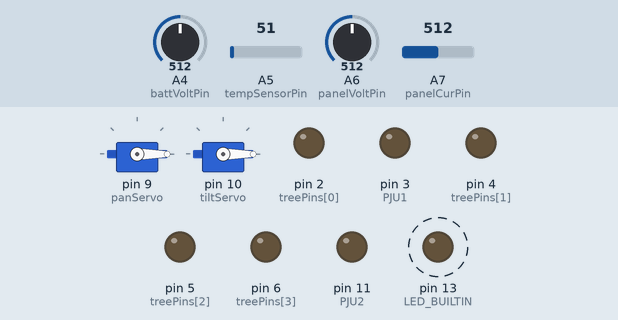
A sketch run on a simulated Arduino Nano, built with avr-gcc and run on an emulated ATmega328P. On the bench: 2 × servo, output pins drawn as LEDs (lit = HIGH). Dashed ring = blinking. The inputs (shaded band) are chosen by the test bench; at power-on: A4 (battVoltPin) = 512, A5 (tempSensorPin) = 51, A6 (panelVoltPin) = 512, A7 (panelCurPin) = 512. Random numbers use the default seed unless the sketch sets one.

Above: at 0.5 s.
Timing chart, 0 to 4.8 s (numbered marks = the images above):
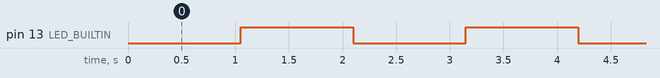

The sketch:

ArduinoNano_V2.1_FixCode_Comms.ino
```cpp
// Define DEBUG to enable debugging; comment it out to disable
//#define DEBUG

#ifdef DEBUG
  #define DEBUG_PRINT(...) Serial.print(__VA_ARGS__)
  #define DEBUG_PRINTLN(...) Serial.println(__VA_ARGS__)
  #define DEBUG_BEGIN(baud) Serial.begin(baud)
#else
  #define DEBUG_PRINT(...)    // Do nothing
  #define DEBUG_PRINTLN(...)  // Do nothing
  #define DEBUG_BEGIN(baud)   // Do nothing
#endif

#include "GlobalVariables.h"
#include "SolarTracker.h"
#include "VoltCurrent.h"
#include "LampControl.h"
#include "SerialDataComms.h"
static unsigned long lastPrintTime = 0;

void setup() {
  DEBUG_BEGIN(9600);
  startSerial();
  ServoSetup();
  inputSetup();
  outputSetup();
}

void loop() {
  if(rx.overrideStatUpdated) updateSolarTracker();
  else trackerManual();

  fadeLED(PJU1, PJU1Stat);
  fadeLED(PJU2, PJU2Stat);
  updateTreeEffect();
  serialDataRead();

  if (millis() - lastPrintTime >= 1000) {
    panelCurrent();
    panelVoltage();
    batteryVoltage();
    readLM35();
    serialWrite();
    if(rx.overrideStat) DEBUG_PRINTLN("AUTO MODE");
    else DEBUG_PRINTLN("MANUAL MODE");
    lastPrintTime = millis();
  }
}
```

GlobalVariables.h
```cpp
struct TelemetryPacket {
  float panelVoltage;
  float panelCurrent;
  float panelPower;
  float batteryPercent;
  float lampPower;
  uint8_t lampDimmer;
  float maxLDR;
  float panelTemperature;
  int16_t panDegreeRead;
  int16_t tiltDegreeRead;

  float batteryVoltage;
  uint8_t chargeStatus;
  uint8_t PJU1State;
  uint8_t PJU2State;
  uint8_t treeState;

  uint8_t eventCode;
} __attribute__((packed));

TelemetryPacket tx;

struct ControlPacket {
  int16_t panManual;
  int16_t tiltManual;

  uint8_t overrideStat = false;
  uint8_t PJU1Control;
  uint8_t PJU2Control;
  uint8_t treeControl;

  uint8_t overrideStatUpdated = false;
} __attribute__((packed));

ControlPacket rx;
```

LampControl.h
```cpp
const byte treePins[] = {2, 4, 5, 6};
const byte ledCount = sizeof(treePins);
unsigned long nextTime[4];
bool ledState[4];
const byte PJU1 = 3;
const byte PJU2 = 11;

uint8_t lampDimmingval = 255;

bool PJU1Stat = false;
bool PJU2Stat = false;

bool treeEffect = false;

void outputSetup() {
  pinMode(PJU1, OUTPUT);
  pinMode(PJU2, OUTPUT);
  pinMode(LED_BUILTIN, OUTPUT);

  for (byte i = 0; i < ledCount; i++) {
    pinMode(treePins[i], OUTPUT);
    digitalWrite(treePins[i], LOW);
    ledState[i] = false;
    nextTime[i] = millis() + random(100, 400);
  }
}

void fadeLED(byte pin, bool turnOn) {

  static int brightness[13] = {0};
  static int fadeDir[13] = {0};            // +1 fade in, -1 fade out, 0 idle
  static unsigned long nextTime[13] = {0};

  unsigned long now = millis();
  if (turnOn) {
    fadeDir[pin] = 1;
  } else {
    fadeDir[pin] = -1;   // fade OUT
  }

  if (now >= nextTime[pin]) {
    brightness[pin] += fadeDir[pin];
    if (brightness[pin] > 255) brightness[pin] = 255;
    if (brightness[pin] < 0)   brightness[pin] = 0;
    analogWrite(pin, brightness[pin]);
    lampDimmingval = brightness[pin];
    nextTime[pin] = now + 10;
  }
}

void updateTreeEffect() {
  if (!treeEffect) {
    for (byte i = 0; i < ledCount; i++) {
      digitalWrite(treePins[i], LOW);
    }
    return;
  }

  for (byte i = 0; i < ledCount; i++) {
    if (millis() >= nextTime[i]) {
      ledState[i] = !ledState[i];
      digitalWrite(treePins[i], ledState[i]);
      nextTime[i] = millis() + random(100, 400);
    }
  }
}
```

SerialDataComms.h
```cpp
#include <SoftwareSerial.h>
SoftwareSerial espSerial(8, 7); // RX, TX


void startSerial(){
  espSerial.begin(9600);
  DEBUG_PRINTLN("Serial Communication Init..");
}

void sendTelemetry() {
  uint8_t *data = (uint8_t*)&tx;
  uint8_t len = sizeof(TelemetryPacket);
  uint8_t checksum = 0;

  espSerial.write(0xAA);
  espSerial.write(0x55);
  espSerial.write(len);

  for (uint8_t i = 0; i < len; i++) {
    espSerial.write(data[i]);
    checksum ^= data[i];
  }

  espSerial.write(checksum);
}

bool readControl() {
  static uint8_t state = 0;
  static uint8_t len = 0;
  static uint8_t index = 0;
  static uint8_t checksum = 0;
  static uint8_t buf[32];

  while (espSerial.available()) {
    uint8_t b = espSerial.read();

    switch (state) {
      case 0:
        if (b == 0xAA) state = 1;
        break;

      case 1:
        if (b == 0x55) state = 2;
        else state = 0;
        break;

      case 2:
        len = b;
        if (len > 32) { state = 0; break; }
        index = 0;
        checksum = 0;
        state = 3;
        break;

      case 3:
        buf[index++] = b;
        checksum ^= b;
        if (index >= len) state = 4;
        break;

      case 4:
        if (checksum == b) {
          memcpy(&rx, buf, len);
          state = 0;
          return true;
        }
        state = 0;
        break;
    }
  }
  return false;
}

void serialWrite(){
    tx.panelVoltage = panelVoltVal;
    tx.panelCurrent = currentVal;
    tx.panelPower = powerVal;
    tx.batteryPercent = battPerc;
    tx.lampPower = powerVal;
    tx.lampDimmer = lampDimmingval;
    tx.maxLDR = peakLDR;
    tx.panelTemperature = tempC;
    tx.panDegreeRead = panPos;
    tx.tiltDegreeRead = tiltPos;

    tx.batteryVoltage = battVal;
    tx.chargeStatus = powerValState;
    tx.PJU1State = PJU1Stat;
    tx.PJU2State = PJU2Stat;
    tx.treeState = treeEffect;
    tx.eventCode = 4;

    sendTelemetry();

    DEBUG_PRINTLN("\n==== TELEMETRY SENT TO ESP ====");

//    DEBUG_PRINT("panelVoltage      : "); DEBUG_PRINTLN(tx.panelVoltage, 4);
//    DEBUG_PRINT("panelCurrent      : "); DEBUG_PRINTLN(tx.panelCurrent, 4);
//    DEBUG_PRINT("panelPower        : "); DEBUG_PRINTLN(tx.panelPower, 4);
//    DEBUG_PRINT("batteryPercent    : "); DEBUG_PRINTLN(tx.batteryPercent, 2);
//    DEBUG_PRINT("lampPower         : "); DEBUG_PRINTLN(tx.lampPower, 2);
//    DEBUG_PRINT("lampDimmer        : "); DEBUG_PRINTLN(tx.lampDimmer);
//    DEBUG_PRINT("maxLDR            : "); DEBUG_PRINTLN(tx.maxLDR, 2);
//    DEBUG_PRINT("panelTemperature  : "); DEBUG_PRINTLN(tx.panelTemperature, 2);
//    DEBUG_PRINT("panDegreeRead     : "); DEBUG_PRINTLN(tx.panDegreeRead);
//    DEBUG_PRINT("tiltDegreeRead    : "); DEBUG_PRINTLN(tx.tiltDegreeRead);
//
//    DEBUG_PRINT("batteryVoltage    : "); DEBUG_PRINTLN(tx.batteryVoltage, 4);
//    DEBUG_PRINT("chargeStatus      : "); DEBUG_PRINTLN(tx.chargeStatus);
//    DEBUG_PRINT("PJU1State         : "); DEBUG_PRINTLN(tx.PJU1State);
//    DEBUG_PRINT("PJU2State         : "); DEBUG_PRINTLN(tx.PJU2State);
//    DEBUG_PRINT("treeState         : "); DEBUG_PRINTLN(tx.treeState);
//
//    DEBUG_PRINT("eventCode         : "); DEBUG_PRINTLN(tx.eventCode);

    DEBUG_PRINTLN("=========================================");

    DEBUG_PRINT(" || Data Sent to ESP with size: ");
    DEBUG_PRINTLN(sizeof(TelemetryPacket));
    digitalWrite(LED_BUILTIN, !digitalRead(LED_BUILTIN));
}

void serialDataRead(){
  if (readControl()) {
    DEBUG_PRINTLN("\n==== CONTROL RECEIVED FROM ESP ====");

    DEBUG_PRINT("panManual   : "); DEBUG_PRINTLN(rx.panManual);
    DEBUG_PRINT("tiltManual  : "); DEBUG_PRINTLN(rx.tiltManual);

    DEBUG_PRINT("overrideStat: "); DEBUG_PRINTLN(rx.overrideStat);
    DEBUG_PRINT("PJU1Control : "); DEBUG_PRINTLN(rx.PJU1Control);
    DEBUG_PRINT("PJU2Control : "); DEBUG_PRINTLN(rx.PJU2Control);
    DEBUG_PRINT("treeControl : "); DEBUG_PRINTLN(rx.treeControl);

    DEBUG_PRINT("overrideStatUpdate: "); DEBUG_PRINTLN(rx.overrideStatUpdated);

    PJU1Stat = rx.PJU1Control;
    PJU2Stat = rx.PJU2Control;
    treeEffect = rx.treeControl;

    DEBUG_PRINTLN("=========================================");
    digitalWrite(LED_BUILTIN, !digitalRead(LED_BUILTIN));
  }
}
```

SolarTracker.h
```cpp
#include <Servo2.h>
Servo panServo;
Servo tiltServo;

int panPos  = 90;
int tiltPos = 90;
const int PAN_MIN  = 0;
const int PAN_MAX  = 180;
const int TILT_MIN = 0;
const int TILT_MAX = 180;

const int LDR_TR = A2, LDR_TL = A3, LDR_BR = A1, LDR_BL = A0;
int smoothTL = 0, smoothTR = 0, smoothBL = 0, smoothBR = 0;
float peakLDR = 0;

const int DEADZONE = 50;
const int STEP     = 1;
const int SMOOTH_N = 10;
const unsigned long TRACK_INTERVAL = 10;

unsigned long lastTrack = 0;


void ServoSetup(){
  panServo.attach(9);
  tiltServo.attach(10);

  panServo.write(panPos);
  tiltServo.write(tiltPos);
}


int getSmooth(int pin, int &buffer) {
  buffer = (buffer * (SMOOTH_N - 1) + analogRead(pin)) / SMOOTH_N;
  return buffer;
}

void updateSolarTracker() {
  unsigned long now = millis();
  if (now - lastTrack < TRACK_INTERVAL) return;

  lastTrack = now;

  int TL = getSmooth(LDR_TL, smoothTL);
  int TR = getSmooth(LDR_TR, smoothTR);
  int BL = getSmooth(LDR_BL, smoothBL);
  int BR = getSmooth(LDR_BR, smoothBR);

  float peakADC = max(max(TL, TR), max(BL, BR));
  float ldrVoltage = (peakADC / 1023.0) * 5.0;
  float r_ldr = (47000.0 * (5.0 - ldrVoltage)) / (ldrVoltage + 0.000001);
  peakLDR = pow((50000.0 / r_ldr), (1.0 / 0.85));

  int topAvg    = (TL + TR) / 2;
  int bottomAvg = (BL + BR) / 2;
  int leftAvg   = (TL + BL) / 2;
  int rightAvg  = (TR + BR) / 2;

  int diffV = topAvg - bottomAvg;
  if (abs(diffV) > DEADZONE) {
    if (diffV < 0 && tiltPos < TILT_MAX) tiltPos += STEP;
    if (diffV > 0 && tiltPos > TILT_MIN) tiltPos -= STEP;
    tiltServo.write(tiltPos);
  }

  int diffH = leftAvg - rightAvg;
  if (abs(diffH) > DEADZONE) {
    if (diffH < 0 && panPos < PAN_MAX) panPos += STEP;
    if (diffH > 0 && panPos > PAN_MIN) panPos -= STEP;
    panServo.write(panPos);
  }

//  /*Debug
  DEBUG_PRINT("Pan: "); DEBUG_PRINT(panPos);
  DEBUG_PRINT("  Tilt: "); DEBUG_PRINT(tiltPos);
  DEBUG_PRINT(" | TL "); DEBUG_PRINT(TL);
  DEBUG_PRINT(" TR "); DEBUG_PRINT(TR);
  DEBUG_PRINT(" BL "); DEBUG_PRINT(BL);
  DEBUG_PRINT(" BR "); DEBUG_PRINTLN(BR);
// */

}

void trackerManual(){
  tiltServo.write(rx.tiltManual);
  panServo.write(rx.panManual);
}
```

VoltCurrent.h
```cpp
const int panelCurPin = A7;
float currentVal;

const uint8_t panelVoltPin = A6;
float panelVoltVal;
float powerVal;
bool powerValState;

const uint8_t battVoltPin = A4;
float battVal;
float battPerc;

const byte tempSensorPin = A5;
float tempC;

void inputSetup(){
  pinMode(LDR_TR, INPUT);
  pinMode(LDR_TL, INPUT);
  pinMode(LDR_BR, INPUT);
  pinMode(LDR_BL, INPUT);
  pinMode(panelCurPin, INPUT);
  pinMode(panelVoltPin, INPUT);
  pinMode(battVoltPin, INPUT);
  pinMode(tempSensorPin, INPUT);
}

void panelCurrent() {
  const int sensitivitas = 185;
  const int teganganoffset = 2500;
  const byte N = 20;
  const unsigned long interval = 20;

  static int buf[N];
  static long sum = 0;
  static byte idx = 0;
  static bool filled = false;
  static unsigned long lastRead = 0;

  if (millis() - lastRead >= interval) {
    lastRead = millis();
    sum -= buf[idx];
    buf[idx] = analogRead(panelCurPin);
    sum += buf[idx];
    idx++;
    if (idx >= N) { idx = 0; filled = true; }
  }

  float avgADC = filled ? sum / (float)N : sum / (float)idx;
  float tegangan = (avgADC / 1024.0) * 5000.0;
  currentVal = (tegangan - teganganoffset) / sensitivitas;

//  DEBUG_PRINT("PV Current: ");
//  DEBUG_PRINT(currentVal, 2);
//  DEBUG_PRINT(" A");
}

float panelVoltage() {
  const byte N = 20;
  const unsigned long interval = 50;

  static int buf[N];
  static long sum = 0;
  static byte idx = 0;
  static bool filled = false;
  static unsigned long lastRead = 0;

  if (millis() - lastRead >= interval) {
    lastRead = millis();
    sum -= buf[idx];
    buf[idx] = analogRead(panelVoltPin);
    sum += buf[idx];
    idx++;
    if (idx >= N) { idx = 0; filled = true; }
  }

  float avg = filled ? sum / (float)N : sum / (float)idx;
  panelVoltVal =  (avg * 5.0 / 1023.0) * 2;

  if(panelVoltVal >= 5.0) powerValState = true;
  else powerValState = false;
  powerVal = panelVoltVal * currentVal;

//  DEBUG_PRINT(" | PV Voltage: ");
//  DEBUG_PRINT(panelVoltVal, 2);
//  DEBUG_PRINT(" V");
//  DEBUG_PRINT(" | PV Power: ");
//  DEBUG_PRINT(panelVoltVal, 2);
//  DEBUG_PRINT(" W");
}

float batteryVoltage() {
  const byte N = 20;
  const unsigned long interval = 50;
  static int buf[N];
  static long sum = 0;
  static byte idx = 0;
  static bool filled = false;
  static unsigned long lastRead = 0;

  if (millis() - lastRead >= interval) {
    lastRead = millis();
    sum -= buf[idx];
    buf[idx] = analogRead(battVoltPin);
    sum += buf[idx];
    idx++;
    if (idx >= N) { idx = 0; filled = true; }
  }

  float avg = filled ? sum / (float)N : sum / (float)idx;
  battVal = avg * 5.0 / 1023.0;

  float v = battVal;
  if (v < 3.0) v = 3.0;
  if (v > 4.2) v = 4.2;
  battPerc = (v - 3.0) / (4.2 - 3.0) * 100.0;
  if (battPerc < 0) battPerc = 0;
  if (battPerc > 100) battPerc = 100;

//  DEBUG_PRINT(" | Batt Voltage: ");
//  DEBUG_PRINT(battVal, 2);
//  DEBUG_PRINT(" V");
//
//  DEBUG_PRINT(" (");
//  DEBUG_PRINT(battPerc, 0);
//  DEBUG_PRINT("%)");
}


void readLM35() {
  const byte N = 20;               // moving average size
  const unsigned long interval = 50;

  static int buf[N];
  static long sum = 0;
  static byte idx = 0;
  static bool filled = false;
  static unsigned long lastRead = 0;

  // non-blocking ADC update
  if (millis() - lastRead >= interval) {
    lastRead = millis();

    sum -= buf[idx];
    buf[idx] = analogRead(tempSensorPin);
    sum += buf[idx];

    idx++;
    if (idx >= N) { idx = 0; filled = true; }
  }

  // filtered ADC value
  float avg = filled ? sum / (float)N : sum / (float)idx;

  // LM35: 10 mV per °C → ADC→V→°C
  float voltage = (avg * 5.0 / 1023.0);   // volts
  tempC = voltage * 100.0;          // convert to °C

//  DEBUG_PRINT(" | Panel Temp: ");
//  DEBUG_PRINT(tempC, 2);
//  DEBUG_PRINT(" °C");
}
```

Measured:
- by itself, pin 13 (LED_BUILTIN): alternates HIGH for 1.0 s and LOW for 1.0 s
